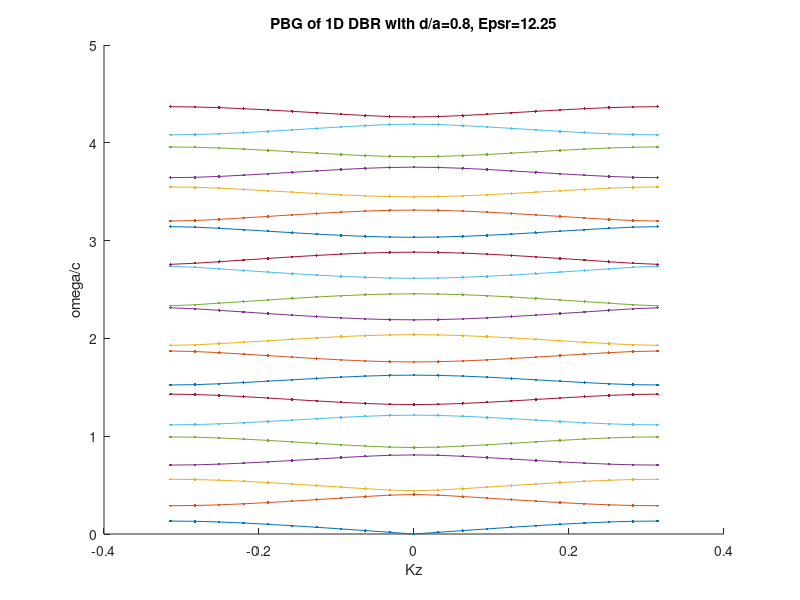

The MATLAB script that drew this image:
%
% solve the DBR photonic band structure for a simple
% 1D DBR. air-spacing d, periodicity a, i.e, a > d,
% we assume an infinite stack of 1D alternating eps_r|air layers
% y-polarized, z-directed plane wave incident on the stack
% periodic in the z-direction; 
%

%parameters
d=8; %air gap
a=10; %total periodicity
d_over_a = d/a;
eps_r =12.2500; %dielectric constant, like GaAs,

% max F.S coefs for representing E field, and Eps(r), are
Mmax=50;

% Q matrix is non-symmetric in this case, Qij != Qji
% Qmn = (2*pi*n + Kz)^2*Km-n
% Kn = delta_n / eps_r + (1 - 1/eps_r)(d/a)sinc(pi.n.d/a)
% here n runs from -Mmax to + Mmax,

freqs=[];
for Kz=-pi/a:pi/(10*a):+pi/a
    Q=zeros(2*Mmax + 1);
    for x=1:2*Mmax+1
        for y=1:2*Mmax+1
            X=x-Mmax;
            Y=y-Mmax;
            kn=(1 -1/eps_r)*d_over_a.*sinc((X-Y).*d_over_a) + ((X-Y)==0)*1/eps_r;
            Q(x,y)=(2*pi*(Y-1)/a + Kz).^2*kn;% -Mmax<=(Y-1)<=Mmax
        end
    end
    
    fprintf('Kz = %g\n',Kz)
    omega_c=eig(Q);
    omega_c=sort(sqrt(omega_c));%important step.
    freqs=[freqs; omega_c.'];
end

close()
figure()
hold on
idx=1;

for idx=1:length(-pi/a:pi/(10*a):+pi/a)
    plot(-pi/a:pi/(10*a):+pi/a,freqs(:,idx),'.-')
end
    
hold off
xlabel('Kz')
ylabel('omega/c')
title(sprintf('PBG of 1D DBR with d/a=%g, Epsr=%g',d/a,eps_r))